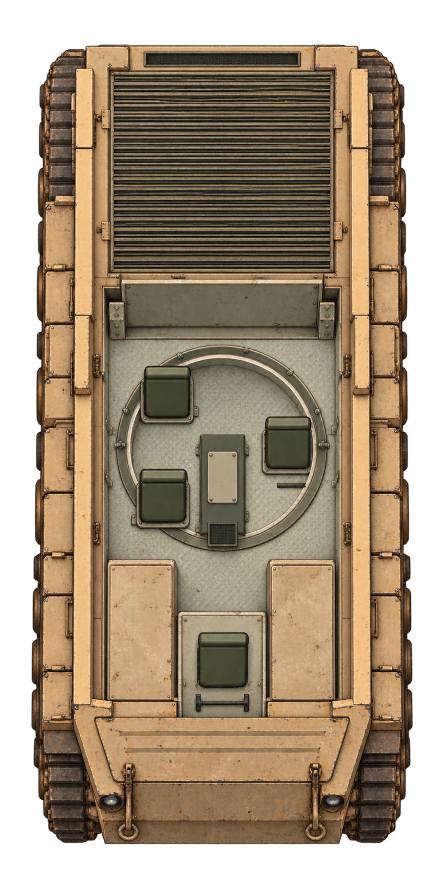
#> input picture dev/art/m4/czolg/roof-off-v1.png, 887 x 1774 px (shown at 1/2 size)
$ python frame.py
#> lines starting #> are read from the running program, lines starting #| are printed output that depends on the picture; long printed decimals are rounded
"""Register the M1A1 hull at physical scale; retain blank space for the barrel overhang."""
from pathlib import Path
from PIL import Image
HERE=Path(__file__).resolve().parent
SIZE=(780,2100)
BODY=(25,72,755,1658)

def bounds(image):
    return image.getchannel('A').point(lambda p:255 if p>8 else 0).getbbox()

def frame():
    src=Image.open(HERE/'roof-off-v1.png').convert('RGBA')
#> src is the input picture: PIL image 887x1774 RGBA; mean R, G, B, A 103.4, 86.4, 64.4, 188.3
    src.putalpha(src.getchannel('A').point(lambda p:0 if p<=8 else 255 if p>128 else p))
    box=bounds(src);x0,y0,x1,y1=BODY
#> after `box = bounds(src)`: box = (62, 88, 826, 1690)
    crop=src.crop(box).resize((x1-x0,y1-y0),Image.Resampling.LANCZOS)
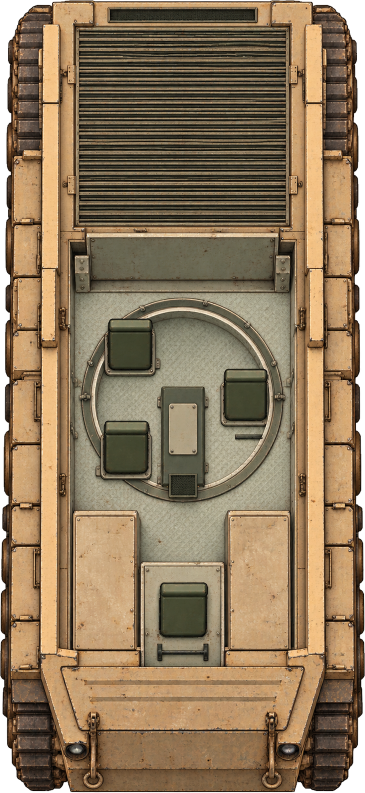
#> crop: PIL image 730x1586 RGBA (shown at 1/2 size); mean R, G, B, A 131.9, 110.6, 82.5, 244.5; transparent parts drawn white
    crop.putalpha(crop.getchannel('A').point(lambda p:255 if p>128 else p))
    result=Image.new('RGBA',SIZE);result.paste(crop,(x0,y0))
#> after `result = Image.new('RGBA', SIZE)`: result: PIL image 780x2100 RGBA; every value is 0
#> after `result.paste(crop, (x0, y0))`:
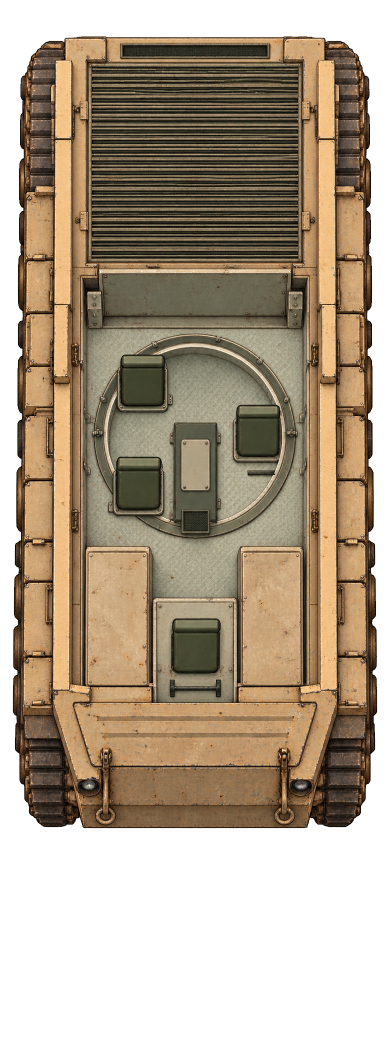
#> result: PIL image 780x2100 RGBA (shown at 1/2 size); mean R, G, B, A 93.3, 78.2, 58.3, 172.9; transparent parts drawn white
    print({'source':src.size,'crop':box,'targetBody':BODY,
           'aspectCorrection':((x1-x0)/(y1-y0))/((box[2]-box[0])/(box[3]-box[1]))})
#| {'source': (887, 1774), 'crop': (62, 88, 826, 1690), 'targetBody': (25, 72, 755, 1658), 'aspectCorrection': 0.9651}
    return result

def register_closed(path,reference):
    src=Image.open(path).convert('RGBA');a=src.getchannel('A')
    spans=[]
    for y in range(src.height):
        row=a.crop((0,y,src.width,y+1)).point(lambda p:255 if p>8 else 0).getbbox()
        if row:spans.append((y,row[0],row[2]))
    max_width=max(x1-x0 for _,x0,x1 in spans)
    body=[(y,x0,x1) for y,x0,x1 in spans if x1-x0>=max_width*.6]
    top,bottom=body[0][0],body[-1][0]+1
    left=min(x0 for _,x0,_ in body);right=max(x1 for _,_,x1 in body)
    target=bounds(reference);sx=(target[2]-target[0])/(right-left);sy=(target[3]-target[1])/(bottom-top)
    result=src.transform(SIZE,Image.Transform.AFFINE,
      (1/sx,0,left-target[0]/sx,0,1/sy,top-target[1]/sy),Image.Resampling.BICUBIC)
    print({'closedHullBounds':[left,top,right,bottom],'target':target,'scale':[sx,sy]})
    return result

if __name__=='__main__':frame().save(HERE/'roof-off-native.png')

$ run again, with dev/art/m4/czolg/barrel-grid.png copied over dev/art/m4/czolg/roof-off-v1.png
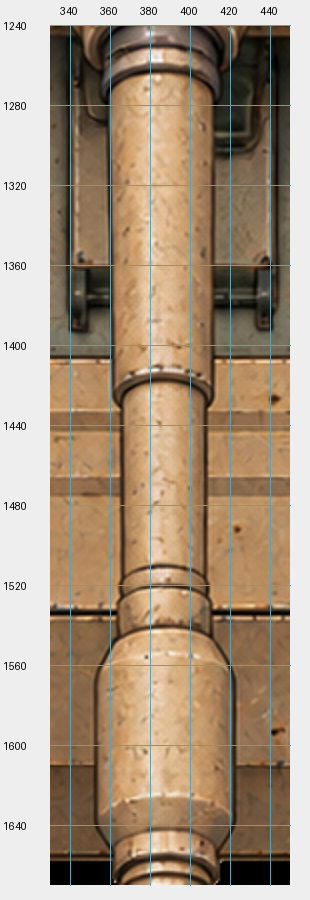
#> input picture dev/art/m4/czolg/barrel-grid.png, 310 x 900 px
#> box = (0, 0, 310, 900)
#> in frame, `crop=src.crop(box).resize((x1-x0,y1-y0),Image.Resampling.LANCZOS)`:
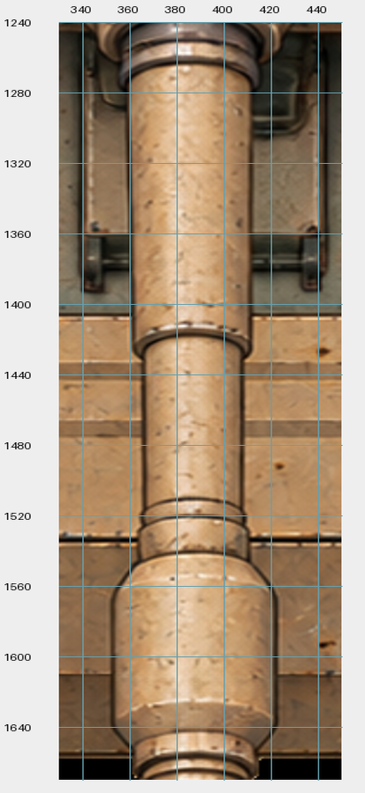
#> crop: PIL image 730x1586 RGBA (shown at 1/2 size); mean R, G, B, A 168, 148.4, 127, 255
#> result: PIL image 780x2100 RGBA; every value is 0
#> in frame, `result.paste(crop, (x0, y0))`:
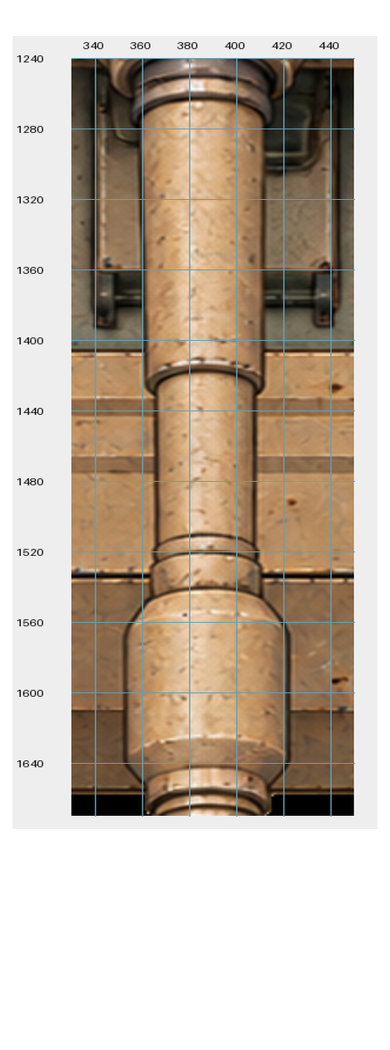
#> result: PIL image 780x2100 RGBA (shown at 1/2 size); mean R, G, B, A 118.7, 104.9, 89.7, 180.2; transparent parts drawn white
#| {'source': (310, 900), 'crop': (0, 0, 310, 900), 'targetBody': (25, 72, 755, 1658), 'aspectCorrection': 1.336}

$ run again, with dev/art/m4/czolg/closed-guide.png copied over dev/art/m4/czolg/roof-off-v1.png
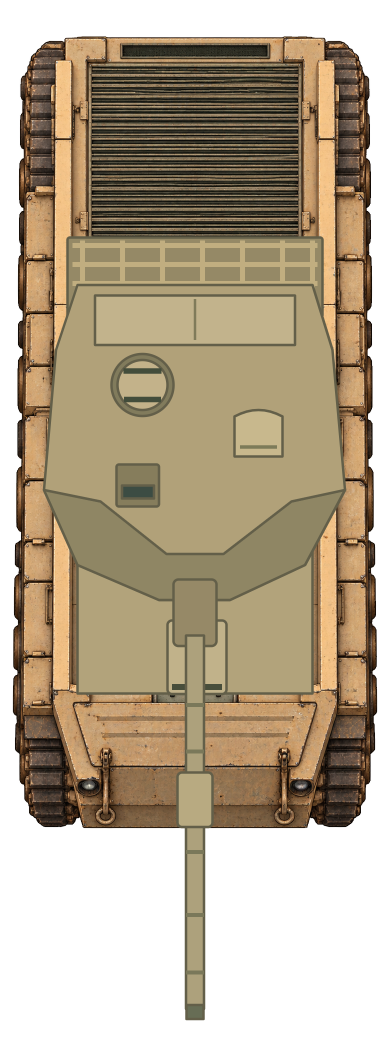
#> input picture dev/art/m4/czolg/closed-guide.png, 780 x 2100 px (shown at 1/2 size)
#> in frame, src is the input picture: PIL image 780x2100 RGBA; mean R, G, B, A 102, 87.7, 64.6, 175.4
#> box = (25, 72, 755, 2041)
#> in frame, `crop=src.crop(box).resize((x1-x0,y1-y0),Image.Resampling.LANCZOS)`:
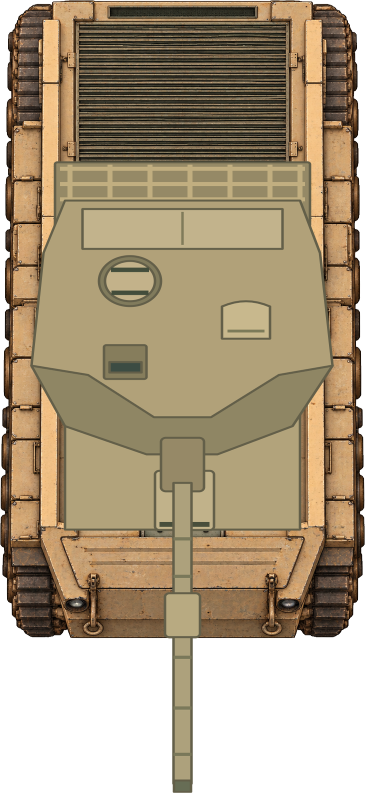
#> crop: PIL image 730x1586 RGBA (shown at 1/2 size); mean R, G, B, A 116.2, 99.9, 73.6, 199.8; transparent parts drawn white
#> result: PIL image 780x2100 RGBA; every value is 0
#> in frame, `result.paste(crop, (x0, y0))`:
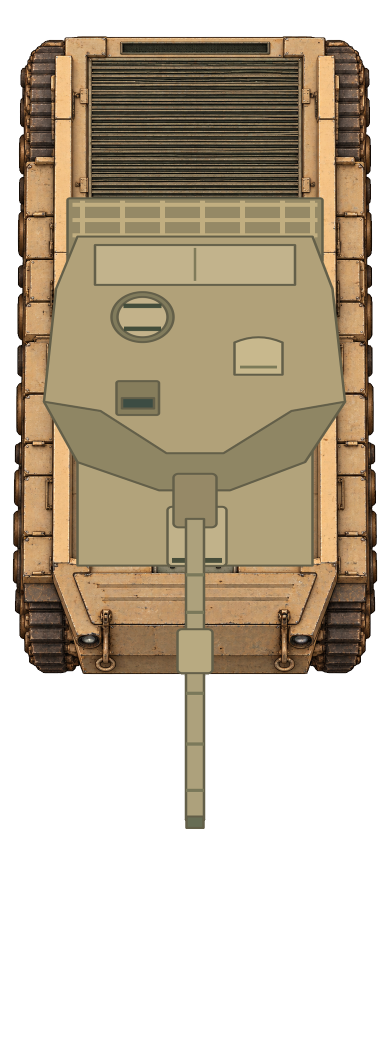
#> result: PIL image 780x2100 RGBA (shown at 1/2 size); mean R, G, B, A 82.1, 70.6, 52, 141.3; transparent parts drawn white
#| {'source': (780, 2100), 'crop': (25, 72, 755, 2041), 'targetBody': (25, 72, 755, 1658), 'aspectCorrection': 1.241}

$ run again, with dev/art/m4/czolg/layout.png copied over dev/art/m4/czolg/roof-off-v1.png
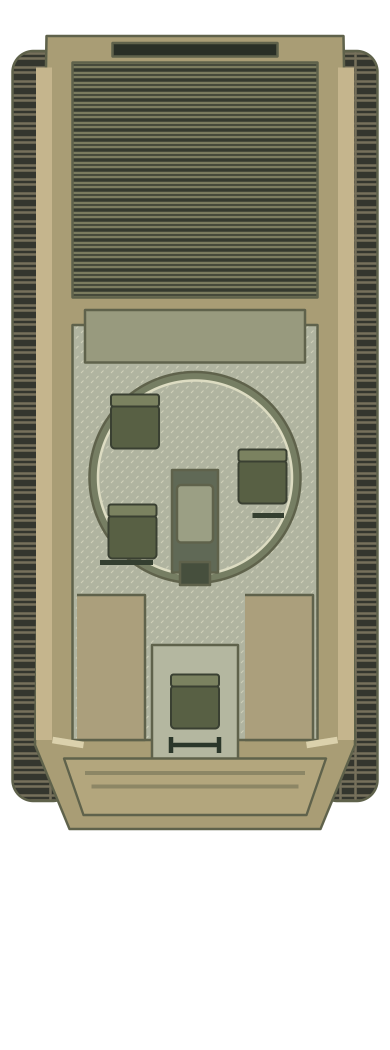
#> input picture dev/art/m4/czolg/layout.png, 780 x 2100 px (shown at 1/2 size)
#> in frame, src is the input picture: PIL image 780x2100 RGBA; mean R, G, B, A 95.4, 93.7, 75.1, 179.3
#> box = (22, 69, 758, 1661)
#> in frame, `crop=src.crop(box).resize((x1-x0,y1-y0),Image.Resampling.LANCZOS)`:
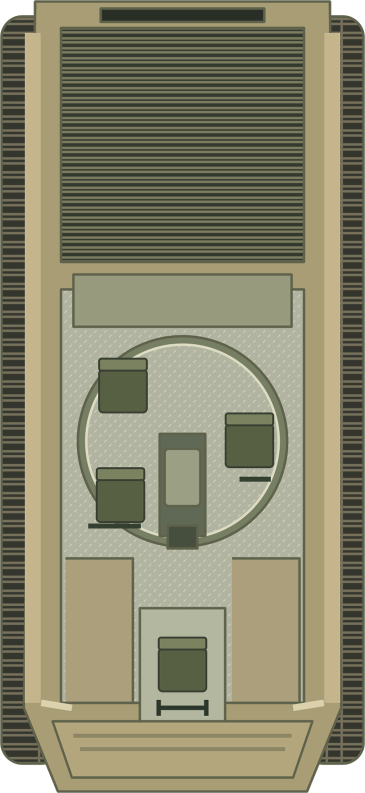
#> crop: PIL image 730x1586 RGBA (shown at 1/2 size); mean R, G, B, A 133.4, 131.1, 105.1, 250.7; transparent parts drawn white
#> result: PIL image 780x2100 RGBA; every value is 0
#> in frame, `result.paste(crop, (x0, y0))`:
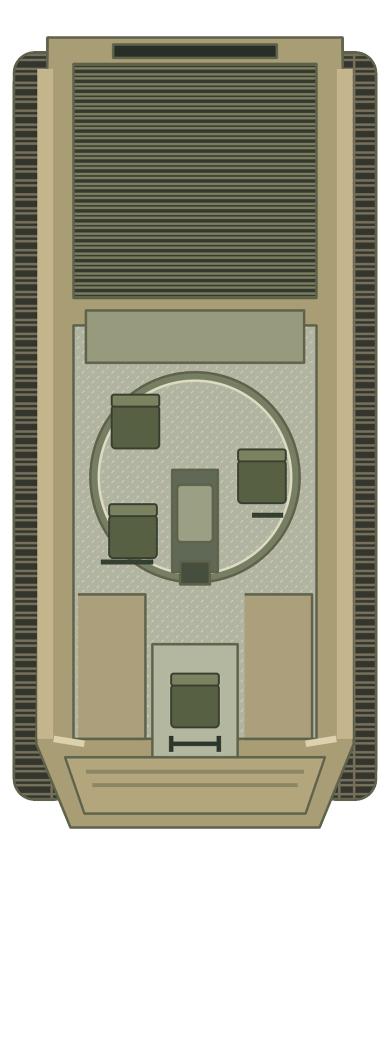
#> result: PIL image 780x2100 RGBA (shown at 1/2 size); mean R, G, B, A 94.3, 92.6, 74.3, 177.5; transparent parts drawn white
#| {'source': (780, 2100), 'crop': (22, 69, 758, 1661), 'targetBody': (25, 72, 755, 1658), 'aspectCorrection': 0.9956}
